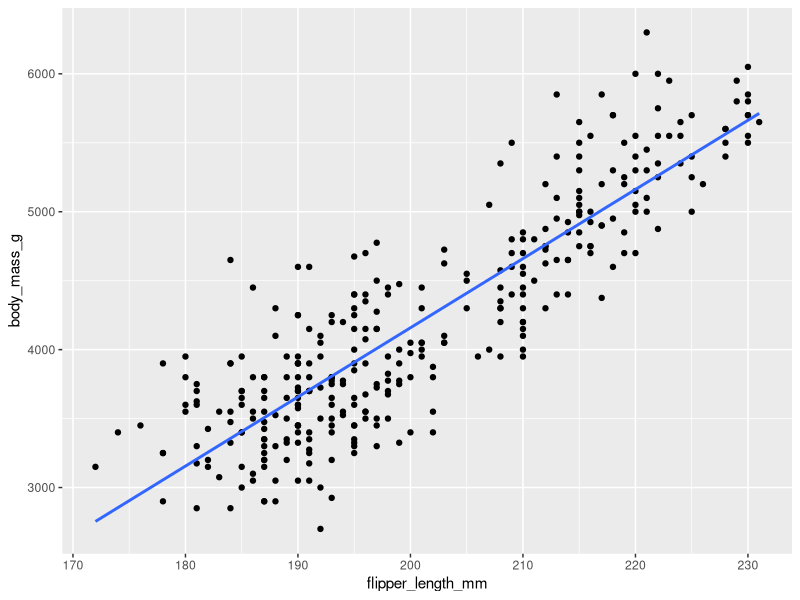
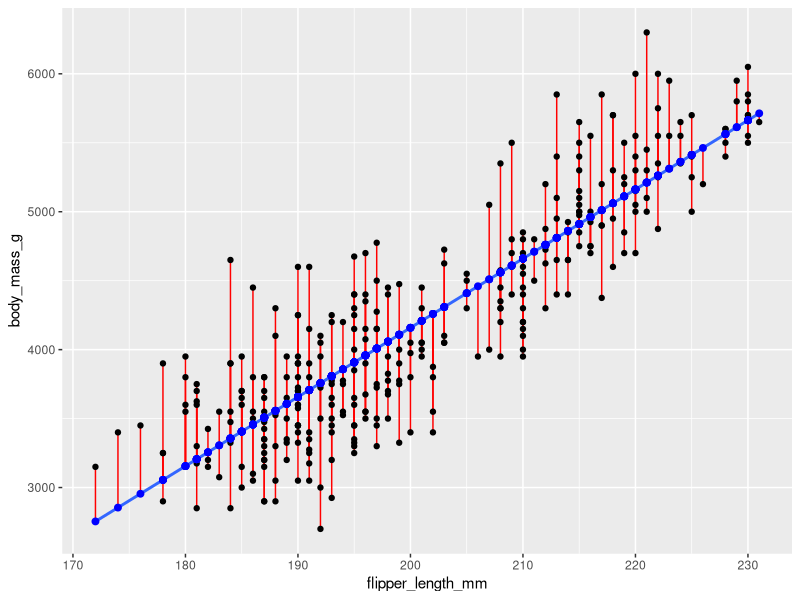
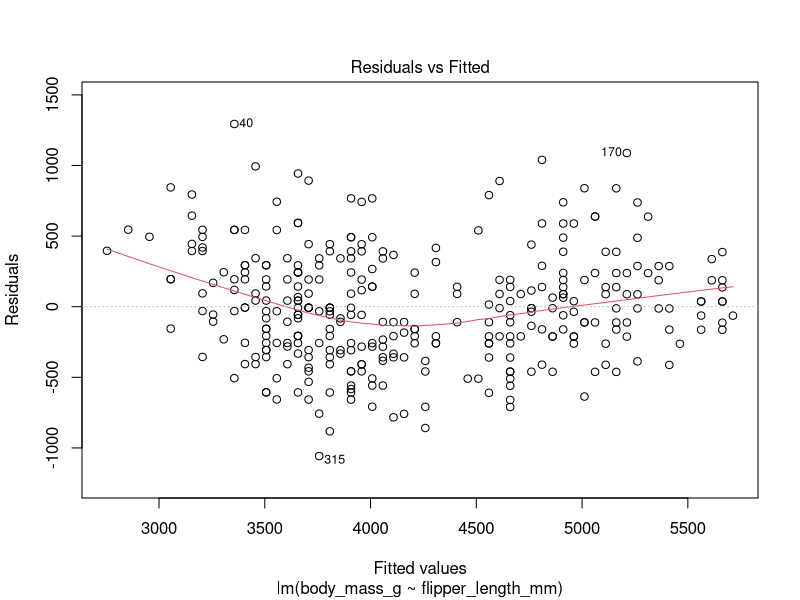
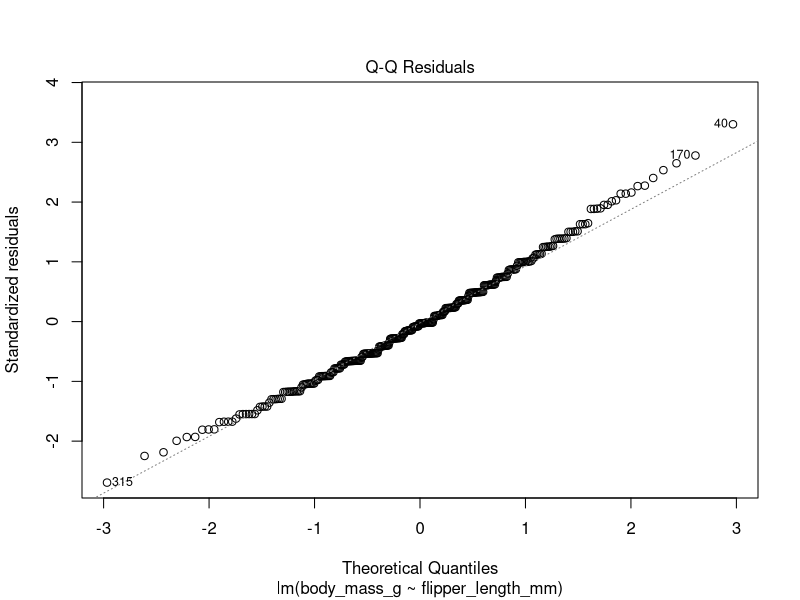
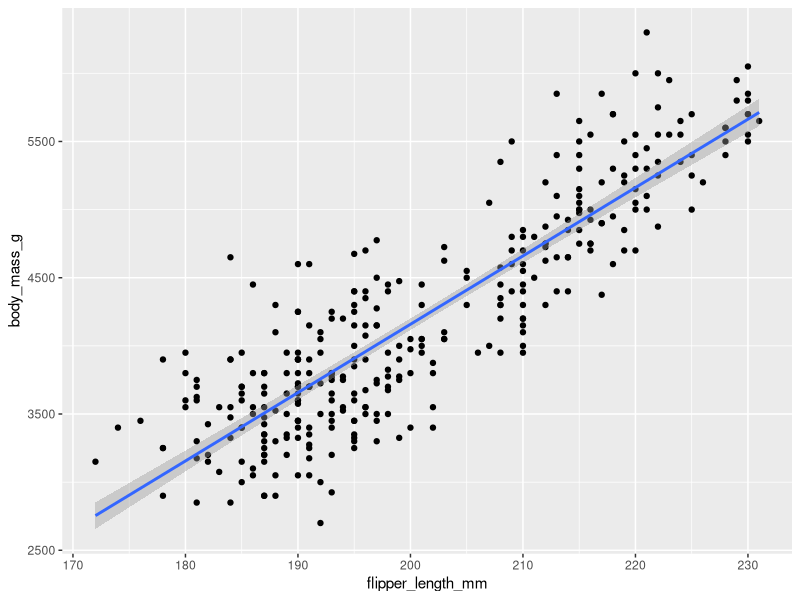
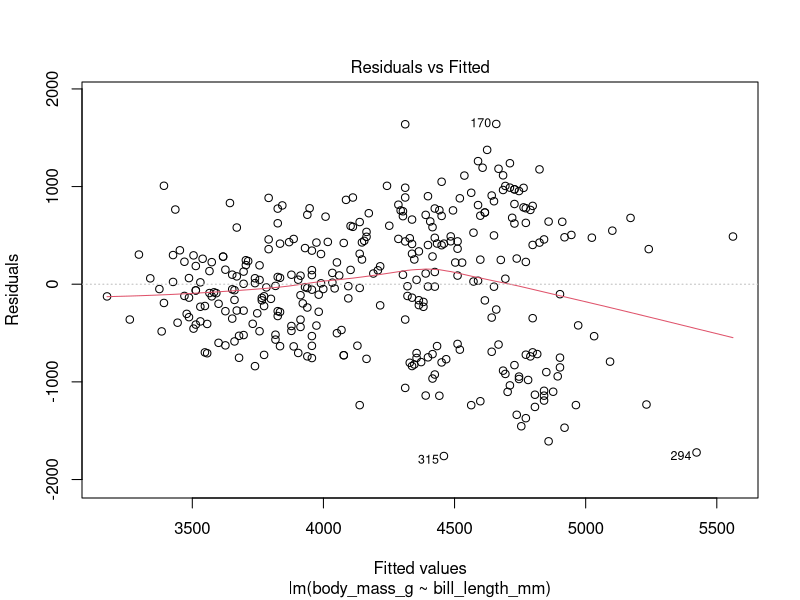
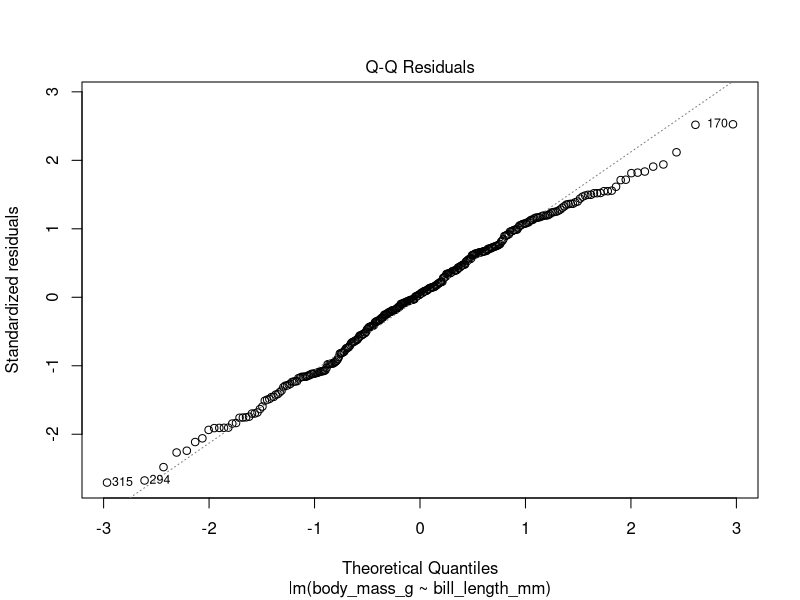
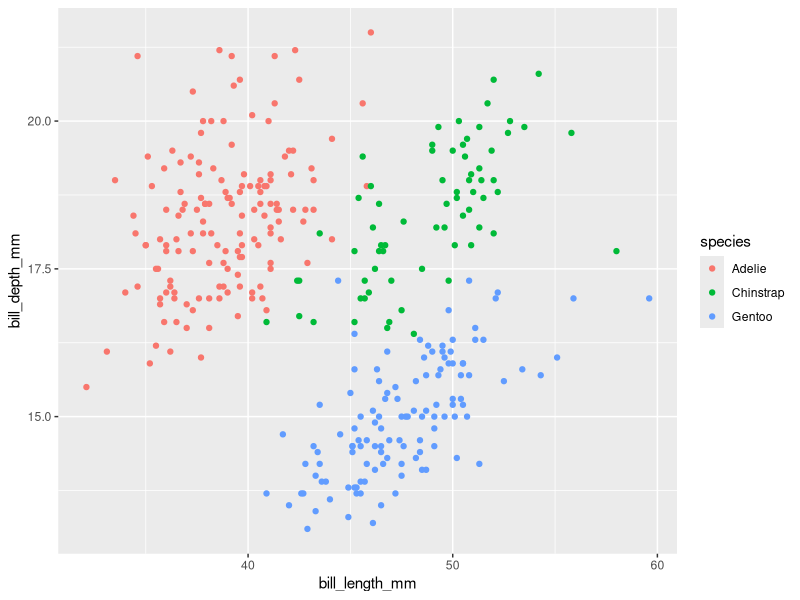

Generate these figures, in order, with R:
## ---- chunk 1
# Ignore this for now
knitr::opts_chunk$set(echo = TRUE)
## ---- chunk 2
# Load packages
library(tidyverse)
library(palmerpenguins)
## ---- chunk 3
# Save a version of the penguins dataset, removing any missing values
penguins_clean <- as.data.frame(penguins) |>
  # Filter any missing values
  na.omit()
## ---- chunk 4
penguins_clean |>
  # Make a plot
  ggplot() +
  # Scatterplot
  geom_point(aes(x = flipper_length_mm, y = body_mass_g)) +
  # Visualize regression line
  geom_smooth(aes(x = flipper_length_mm, y = body_mass_g),
              method = "lm", se = FALSE)
## ---- chunk 5
# Fit the model: response ~ predictor
fit_model <- lm(body_mass_g ~ flipper_length_mm, data = penguins_clean)

# Take a look at the model summary
summary(fit_model)
## ---- chunk 6
penguins_clean |> 
  # Calculate predicted values
  mutate(predicted = predict(fit_model)) |>
  # Just show the variables of interest
  select(flipper_length_mm, body_mass_g , predicted)
## ---- chunk 7
# Find predicted values for new data
predict(fit_model, newdata = data.frame(flipper_length_mm = 185))
## ---- chunk 8
penguins_clean |> 
  # First add predicted values based on model
  mutate(predicted = predict(fit_model)) |> 
  # Calculate residuals = observed - predicted
  mutate(residual = resid(fit_model)) |>
  # Just show the variables of interest
  select(flipper_length_mm, body_mass_g , predicted, residual)
## ---- chunk 9
penguins_clean |> 
  # First add predicted values based on model
  mutate(predicted = predict(fit_model)) |> 
  # Calculate residuals = observed - predicted
  mutate(residual = resid(fit_model)) |> 
  # Use a ggplot to represent the relationship
  ggplot(aes(x = flipper_length_mm, y = body_mass_g)) +
  # Add the linear model
  geom_smooth(method = "lm", se = FALSE) + 
  # Add residuals = vertical segments from observations to predicted
  geom_segment(aes(xend = flipper_length_mm, yend = predicted), color = "red") +
  # Display the observed data
  geom_point() +
  # Display the predicted (on top of the line)
  geom_point(aes(y = predicted), size = 2, color = "blue")
## ---- chunk 10
# Write and submit code here!
penguins_clean |> 
  # First add predicted values based on model
  mutate(predicted = predict(fit_model)) |> 
  # Calculate residuals = observed - predicted
  mutate(residual = resid(fit_model)) |>
  summarize(mean(predicted),
            mean(body_mass_g),
            mean(residual))
## ---- chunk 11
# Residuals vs. Fitted values: checks for linearity and constant variance
plot(fit_model, which = 1)

# Q-Q Residuals: checks if residuals are normally distributed
plot(fit_model, which = 2)  
## ---- chunk 12
# Take another look at the model summary
summary(fit_model)
## ---- chunk 13
# Calculates 95% confidence intervals for the coefficients
confint(fit_model, level = 0.95)
## ---- chunk 14
# Find predicted values for new data
predict(fit_model, newdata = data.frame(flipper_length_mm = 185), interval = "confidence")
## ---- chunk 15
penguins_clean |>
  # Make a plot
  ggplot() +
  # Scatterplot
  geom_point(aes(x = flipper_length_mm, y = body_mass_g)) +
  # Visualize regression line with confidence interval
  geom_smooth(aes(x = flipper_length_mm, y = body_mass_g),
              method = "lm", se = TRUE)
## ---- chunk 16
# Find predicted values for new data
predict(fit_model, newdata = data.frame(flipper_length_mm = 185), interval = "prediction")
## ---- chunk 17
# Report adjusted R-squared of regression model
summary(fit_model)$adj.r.squared
## ---- chunk 18
# Calculate MSE of regression model: mean of residuals squared
mean(resid(fit_model)^2)
## ---- chunk 19
# Calculate RMSE of regression model: square root of mean residuals squared
sqrt(mean(resid(fit_model)^2))

sd(penguins_clean$body_mass_g)
## ---- chunk 20
# Use bill length as another predictor
fit_model <- lm(body_mass_g ~ bill_length_mm, data = penguins_clean)

# Model summary
summary(fit_model)

# Model assumptions
plot(fit_model, which = 1)
plot(fit_model, which = 2) 
## ---- chunk 21
# Linear Regression
fit_model <- lm(body_mass_g ~ flipper_length_mm, data = penguins_clean)
summary(fit_model)
## ---- chunk 22
# ANOVA
anova_model <- aov(body_mass_g ~ flipper_length_mm, data = penguins_clean)
summary(anova_model)
## ---- chunk 23
penguins_clean |>
  # Make a plot
  ggplot() +
  # Scatterplot
  geom_point(aes(x = bill_length_mm, y = bill_depth_mm, color = species))
  # There is no easy way to visualize the regression line for each species
## ---- chunk 24
# Fit the model: response ~ predictors
fit_model <- lm(bill_depth_mm ~ bill_length_mm + species, data = penguins_clean)

# Take a look at the model summary
summary(fit_model)
## ---- chunk 25
penguins_clean |> 
  # First add predicted values based on model
  mutate(predicted = predict(fit_model)) |> 
  # Make a plot
  ggplot() +
  # Scatterplot
  geom_point(aes(x = bill_length_mm, y = bill_depth_mm, color = species)) +
  # Represent the predicted values on the regression line for each species
  geom_line(aes(x = bill_length_mm, y = predicted, color = species))
## ---- chunk 26
# Residuals vs. Fitted values: checks for linearity and constant variance
plot(fit_model, which = 1)

# Q-Q Residuals: checks if residuals are normally distributed
plot(fit_model, which = 2)  
## ---- chunk 27
# View results of the regression model
summary(fit_model)
## ---- chunk 28
# Adjusted R-squared
summary(fit_model)$adj.r.squared

# R-squared
summary(fit_model)$r.squared
## ---- chunk 29
# Update the dataframe with a new variable
penguins_clean <- penguins_clean |>
  # Create a new variable
  mutate(bill_length_c = bill_length_mm - mean(bill_length_mm))
## ---- chunk 30
penguins_clean |>
  # Make a plot
  ggplot() +
  # Scatterplot
  geom_point(aes(x = bill_length_mm, y = bill_depth_mm, color = species)) +
  # Visualize the regression line for each species
  geom_smooth(aes(x = bill_length_mm, y = bill_depth_mm, color = species),
              method = "lm", se = FALSE) + 
  # Add limits to x and y-axes
  xlim(0,75) + ylim(0,25)
## ---- chunk 31
# Fit the model with interaction
fit_model <- lm(bill_depth_mm ~ bill_length_mm * species, data = penguins_clean)

# Take a look at the model summary
summary(fit_model)
## ---- chunk 32
# Add sex as another predictor
fit_model <- lm(body_mass_g ~ bill_length_mm + sex, data = penguins_clean)
summary(fit_model)

# If we consider an interaction 
fit_model <- lm(body_mass_g ~ bill_length_mm * sex, data = penguins_clean)
summary(fit_model)
